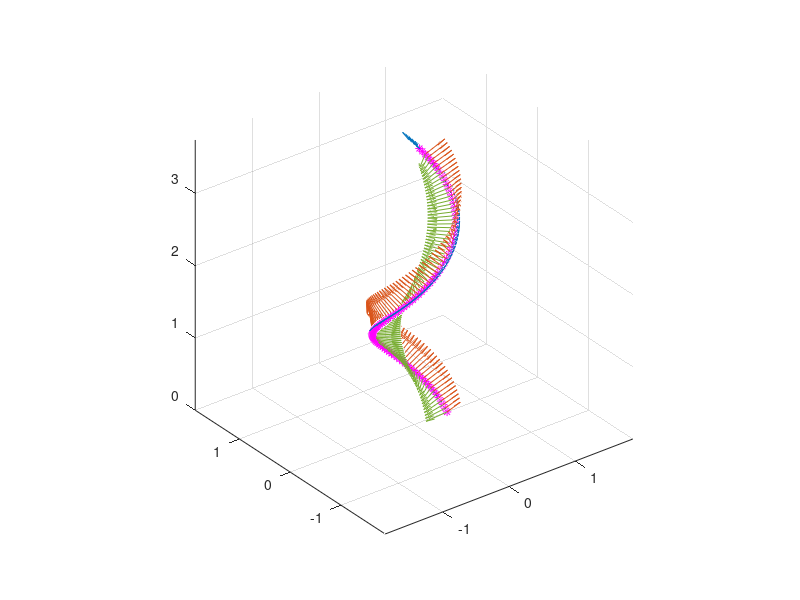

Write the MATLAB code that produced this figure.
%% This code is written for estimating the rotation matrix from the shape of the FREE
close all
% rad = cylinder radius ; curv = curvature; tor = torsion
curv = 1;
tor = 1;
rad = curv/(curv^2+tor^2);
pitch = tor/(curv^2+tor^2);
t = 0:2.25*pi/100:2.25*pi;
x = rad*cos(t);
y = rad*sin(t);
z = pitch*t;
%% check the spiral shape
plot3(x,y,z,'m*');
axis equal
grid on

r = [x' y' z'];

rdot = diff(r)/(2.25*pi/100); 
rdot_square = cumsum(rdot.^2,2); 
Tangent = rdot./sqrt(rdot_square(:,3));

% check the tangents directions

hold on
quiver3(x(1:100)',y(1:100)',z(1:100)',...
    Tangent(:,1)/10,Tangent(:,2)/10,Tangent(:,3)/10)

Tdot = diff(Tangent)/(2.25*pi/100);
Tdot_square =  cumsum(Tdot.^2,2); 

Normal = Tdot./sqrt(Tdot_square(:,3));

% check the normals direction

hold on
quiver3(x(1:99)',y(1:99)',z(1:99)',...
    Normal(:,1)/10,Normal(:,2)/10,Normal(:,3)/10)

Binormal = cross(Tangent(1:99,:),Normal(1:99,:));

% chcek the binormals direction

hold on
quiver3(x(1:99)',y(1:99)',z(1:99)',...
    Binormal(:,1)/10,Binormal(:,2)/10,Binormal(:,3)/10)

R = [Normal Binormal Tangent(1:99,:)]; % after reshaping take transpose for getting original R matrix

Rdot = diff(R)/(2.25*pi/100); 

Rotdot = [Rdot(:,1:3);Rdot(:,4:6);Rdot(:,7:9)];